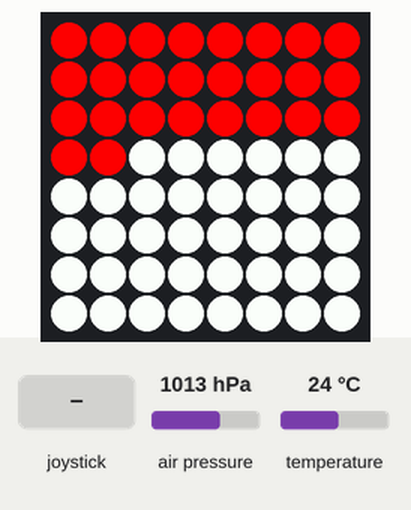
Simulated run of this program. Board: Raspberry Pi (BCM pin numbers) with a Sense HAT. Parts: the Sense HAT's 8×8 RGB LED matrix. The inputs (shaded band) are chosen by the test bench; at power-on: air pressure 1013 hPa, temperature 24 °C.

Above: at 2.7 s.
2.8 s: joystick pushed right
At 4.5 s:
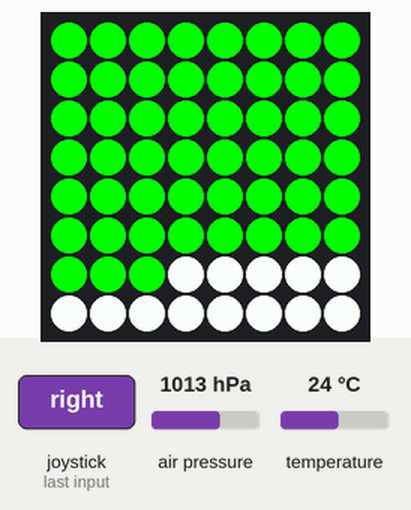
4.8 s: air pressure set to 952 hPa
At 5.7 s:
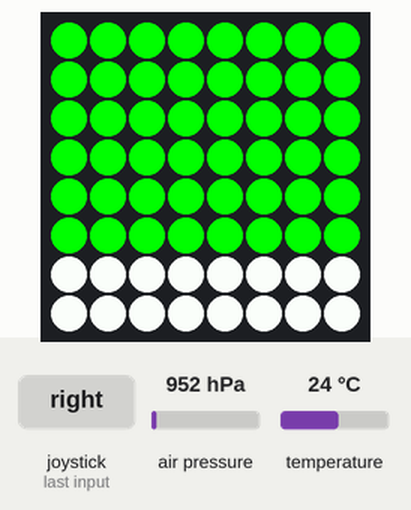
6.3 s: air pressure set to 975 hPa
7.8 s: air pressure set to 1000 hPa
At 9.0 s:
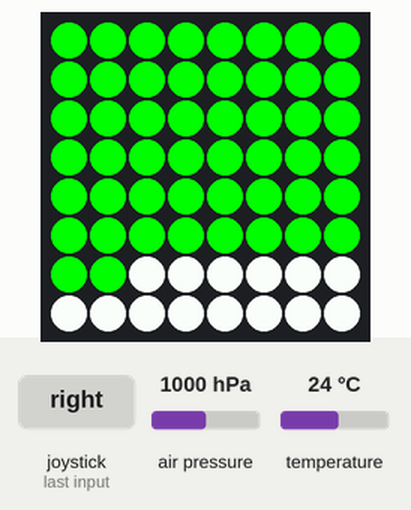
9.3 s: joystick pushed left
At 9.7 s:
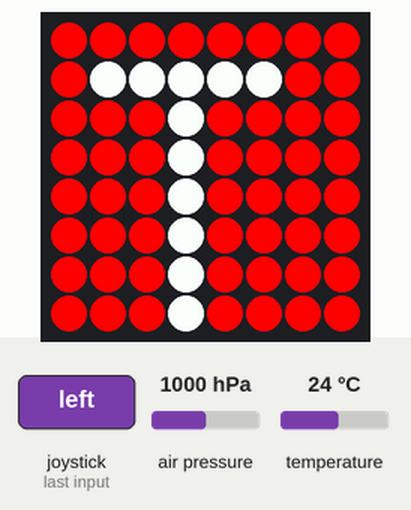
11.3 s: temperature set to 12 °C
At 11.8 s:
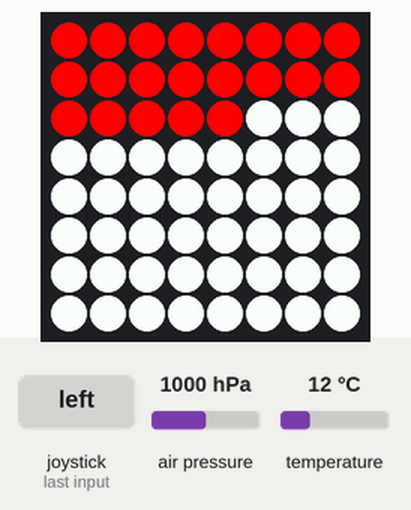
Timing chart, 0 to 13.8 s (numbered marks = the images above; inputs shaded):
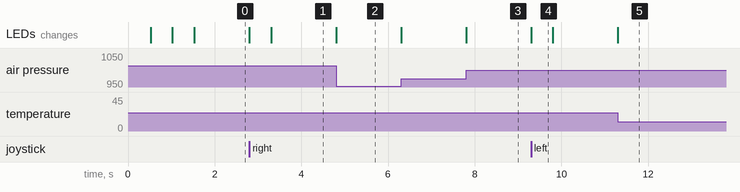

The program:

sensors.py
```python
from sense_hat import SenseHat
import time

"""

  Sense HAT Sensors Display

  Select Temperature, Pressure, or Humidity  with the Joystick
  to visualize the current sensor values on the LED.

  Note: Requires sense_hat 2.2.0 or later

"""

sense = SenseHat()

green = (0, 255, 0)
red = (255, 0, 0)
blue = (0, 0, 255)
white = (255, 255, 255)


def show_t():
  sense.show_letter("T", back_colour = red)
  time.sleep(.5)

def show_p():
  sense.show_letter("P", back_colour = green)
  time.sleep(.5)

def show_h():
  sense.show_letter("H", back_colour = blue)
  time.sleep(.5)

def update_screen(mode, show_letter = False):
  if mode == "temp":
    if show_letter:
      show_t()
    temp = sense.temp
    temp_value = temp / 2.5 + 16
    pixels = [red if i < temp_value else white for i in range(64)]

  elif mode == "pressure":
    if show_letter:
      show_p()
    pressure = sense.pressure
    pressure_value = pressure / 20
    pixels = [green if i < pressure_value else white for i in range(64)]

  elif mode == "humidity":
    if show_letter:
      show_h()
    humidity = sense.humidity
    humidity_value = 64 * humidity / 100
    pixels = [blue if i < humidity_value else white for i in range(64)]

  sense.set_pixels(pixels)

####
# Intro Animation
####

show_t()
show_p()
show_h()

update_screen("temp")

index = 0
sensors = ["temp", "pressure", "humidity"]

####
# Main game loop
####

while True:
  selection = False
  events = sense.stick.get_events()
  for event in events:
    # Skip releases
    if event.action != "released":
      if event.direction == "left":
        index -= 1
        selection = True
      elif event.direction == "right":
        index += 1
        selection = True
      if selection:
        current_mode = sensors[index % 3]
        update_screen(current_mode, show_letter = True)

  if not selection:
    current_mode = sensors[index % 3]
    update_screen(current_mode)
```

Measured:
- after the input at 2.8 s, the LEDs: first change at once (image 1 shows a later state)
- after the input at 4.8 s, the LEDs: change at once (image 2)
- after the input at 7.8 s, the LEDs: change at once (image 3)
- after the input at 9.3 s, the LEDs: change at once (image 4)
- after the input at 11.3 s, the LEDs: change at once (image 5)
- what the display in image 4 shows lasts 0.5 s, from 9.3 s to 9.8 s
